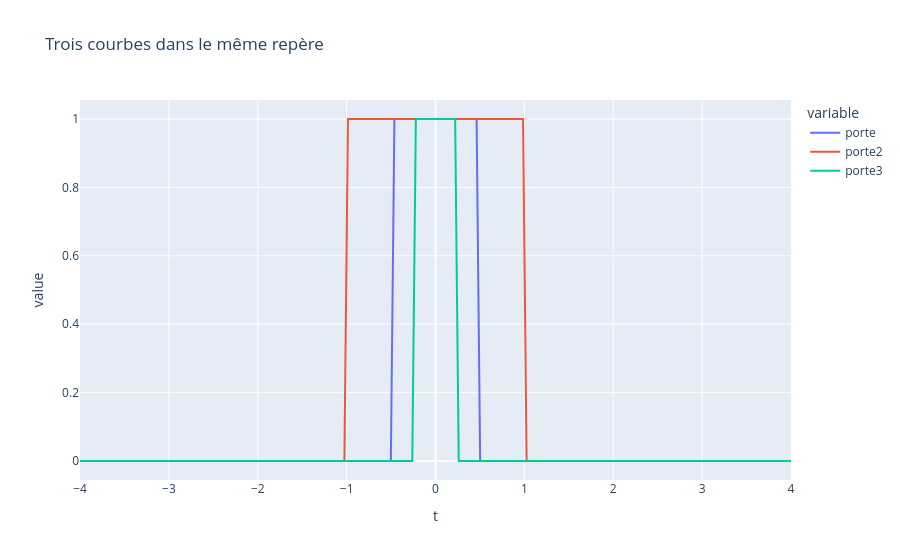

Notebook cell for this chart:
### Markdown cell above
Exo 1

### Code cell
porte = mana.porte(t)
porte2 = mana.porte(t/2)
porte3 = mana.porte(2*t)

df=pd.DataFrame({"t":t,"porte":porte,"porte2":porte2,"porte3":porte3})

fig = px.line(df, x="t", y=["porte","porte2","porte3"], title = "Trois courbes dans le même repère")
fig.show()

### Figure 1 — Plotly figure (JSON) as saved in the notebook; plotly's stock layout.template omitted (floating-point values rounded to 4 significant figures; data arrays with more than 128 entries replaced by an {"elided": "..."} marker saying what was removed)
{"data": [{"hovertemplate": "variable=porte<br>t=%{x}<br>value=%{y}<extra></extra>", "legendgroup": "porte", "line": {"color": "#636efa", "dash": "solid"}, "marker": {"symbol": "circle"}, "mode": "lines", "name": "porte", "orientation": "v", "showlegend": true, "type": "scatter", "x": {"elided": "200 float values"}, "xaxis": "x", "y": {"elided": "200 int values"}, "yaxis": "y"}, {"hovertemplate": "variable=porte2<br>t=%{x}<br>value=%{y}<extra></extra>", "legendgroup": "porte2", "line": {"color": "#EF553B", "dash": "solid"}, "marker": {"symbol": "circle"}, "mode": "lines", "name": "porte2", "orientation": "v", "showlegend": true, "type": "scatter", "x": {"elided": "200 float values"}, "xaxis": "x", "y": {"elided": "200 int values"}, "yaxis": "y"}, {"hovertemplate": "variable=porte3<br>t=%{x}<br>value=%{y}<extra></extra>", "legendgroup": "porte3", "line": {"color": "#00cc96", "dash": "solid"}, "marker": {"symbol": "circle"}, "mode": "lines", "name": "porte3", "orientation": "v", "showlegend": true, "type": "scatter", "x": {"elided": "200 float values"}, "xaxis": "x", "y": {"elided": "200 int values"}, "yaxis": "y"}], "layout": {"legend": {"title": {"text": "variable"}, "tracegroupgap": 0}, "title": {"text": "Trois courbes dans le même repère"}, "xaxis": {"anchor": "y", "domain": [0, 1], "title": {"text": "t"}}, "yaxis": {"anchor": "x", "domain": [0, 1], "title": {"text": "value"}}}}
